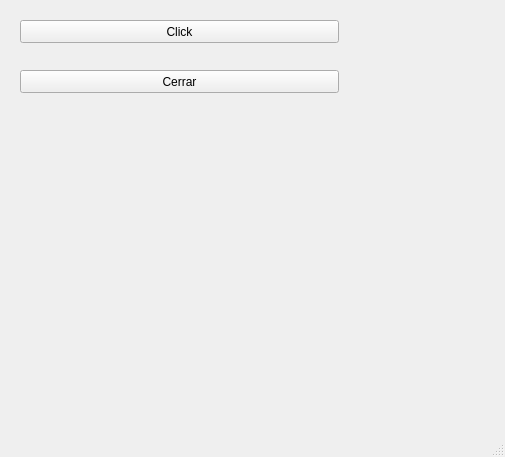
<?xml version="1.0" encoding="UTF-8"?>
<ui version="4.0">
 <class>MainWindow</class>
 <widget class="QMainWindow" name="MainWindow">
  <property name="geometry">
   <rect>
    <x>0</x>
    <y>0</y>
    <width>505</width>
    <height>457</height>
   </rect>
  </property>
  <property name="windowTitle">
   <string>MainWindow</string>
  </property>
  <property name="autoFillBackground">
   <bool>false</bool>
  </property>
  <widget class="QWidget" name="centralwidget">
   <widget class="QPushButton" name="boton_clickAca">
    <property name="geometry">
     <rect>
      <x>20</x>
      <y>20</y>
      <width>319</width>
      <height>23</height>
     </rect>
    </property>
    <property name="text">
     <string>Click</string>
    </property>
   </widget>
   <widget class="QPushButton" name="boton_cerrar">
    <property name="geometry">
     <rect>
      <x>20</x>
      <y>70</y>
      <width>319</width>
      <height>23</height>
     </rect>
    </property>
    <property name="text">
     <string>Cerrar</string>
    </property>
   </widget>
  </widget>
  <widget class="QMenuBar" name="menubar">
   <property name="geometry">
    <rect>
     <x>0</x>
     <y>0</y>
     <width>505</width>
     <height>21</height>
    </rect>
   </property>
  </widget>
  <widget class="QStatusBar" name="statusbar"/>
 </widget>
 <resources/>
 <connections/>
</ui>
